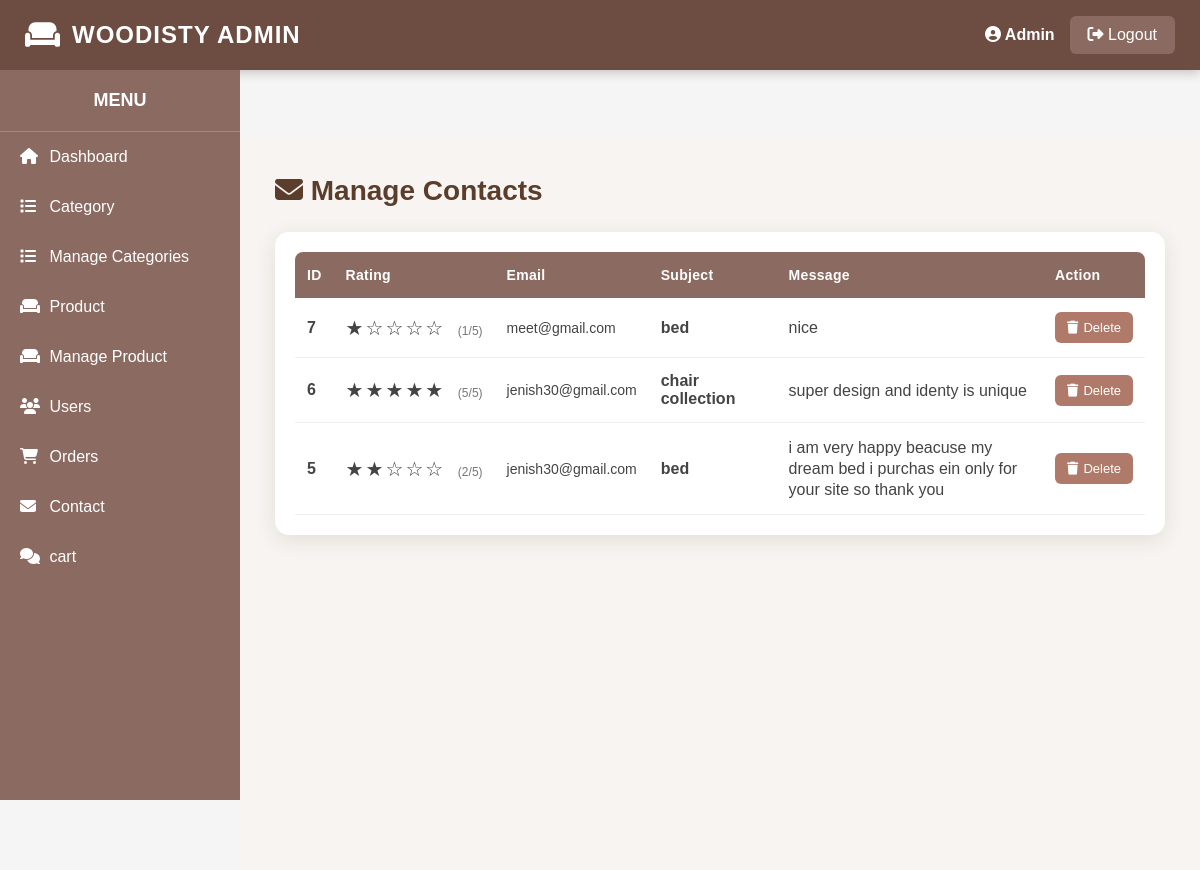
The page /admin/contact.php (signed in) on the database its author committed.
### tables this page shows
CREATE TABLE `contact` (
  `id` int(11) NOT NULL,
  `subject` varchar(50) NOT NULL,
  `email` varchar(150) NOT NULL,
  `message` text NOT NULL,
  `rating` int(11) NOT NULL DEFAULT '0'
);

### admin/contact.php (the view, shortened to what this page needs)
<?php
include("../connection.php");
include("heder.php");
include("sidebar.php");
?>
<div class="content">
<div class="page-header">
    <h2>
        <i class="fas fa-envelope"></i>
        Manage Contacts
    </h2>
</div>
<div class="contact-table-box">
<table class="contact-table">
<tr>
    <th>ID</th>
    <th>Rating</th>
    <th>Email</th>
    <th>Subject</th>
    <th>Message</th>
    <th>Action</th>
</tr>
<?php
$result = mysqli_query(
    $con,
    "SELECT * FROM contact ORDER BY id DESC"
);
if(mysqli_num_rows($result) > 0)
{
    while($row = mysqli_fetch_assoc($result))
    {
?>
<tr>
<td class="contact-id">
    <?php echo $row['id']; ?>
</td>
<td class="rating">
    <?php
    $rating = intval($row['rating']);
    for($i = 1; $i <= 5; $i++)
    {
        if($i <= $rating)
        {
            echo "&#9733;";
        }
        else
        {
            echo "&#9734;";
        }
    }
    ?>
    <span class="rating-number">
        (<?php echo $rating; ?>/5)
    </span>
</td>
<td class="email">
    <?php echo htmlspecialchars($row['email']); ?>
</td>
<td class="subject">
    <?php echo htmlspecialchars($row['subject']); ?>
</td>
<td class="message">
    <?php echo htmlspecialchars($row['message']); ?>
</td>
<td>
    <a
        href="delet_contact.php?id=<?php echo $row['id']; ?>"
        class="delete-btn"
        onclick="return confirm('Are you sure you want to delete this contact message?');"
    >
        <i class="fas fa-trash"></i>
        Delete
    </a>
</td>
</tr>
<?php
    }
}
?>
</table>
</div>
</div>
</body>
</html>

### admin/heder.php (style rules this page uses)
* { margin:0; padding:0; box-sizing:border-box; font-family:Arial,sans-serif; }
body { background:#f5f5f5; }

### admin/sidebar.php (style rules this page uses)
.content { margin-left:240px; margin-top:70px; padding:30px; }

### admin/contact.php (style rules this page uses)
.content { margin-left:240px; margin-top:70px; padding:35px; background:#f7f4f1; min-height:calc(100vh - 70px); }
.page-header { display:flex; justify-content:space-between; align-items:center; margin-bottom:25px; }
.page-header h2 { margin:0; color:#5a3e2b; font-size:28px; }
.contact-table-box { background:white; padding:20px; border-radius:14px; box-shadow: 0 5px 20px rgba(90,62,43,.12); overflow-x:auto; }
.contact-table { width:100%; border-collapse:separate; border-spacing:0; }
.contact-table th { background:#8B6B61; color:white; padding:15px 12px; text-align:left; font-size:14px; letter-spacing:.3px; }
.contact-table th:first-child { border-top-left-radius:8px; }
.contact-table th:last-child { border-top-right-radius:8px; }
.contact-table td { padding:14px 12px; border-bottom:1px solid #eee; color:#444; vertical-align:middle; }
.contact-id { font-weight:bold; color:#6D4C41; }
.rating { white-space:nowrap; color:#d4a017; font-size:20px; letter-spacing:2px; }
.rating-number { color:#777; font-size:12px; margin-left:5px; letter-spacing:0; }
.email { color:#555; font-size:14px; }
.subject { font-weight:bold; color:#6D4C41; }
.message { max-width:350px; line-height:21px; color:#666; }
.delete-btn { display:inline-flex; align-items:center; gap:5px; padding:8px 12px; background:#B07A6A; color:white; text-decoration:none; border-radius:6px; font-size:13px; font-weight:500; }

### rows shown on the page
contact: id "7", rating "1", email "meet@gmail.com", subject "bed", message "nice"
contact: id "6", rating "5", email "jenish30@gmail.com", subject "chair collection", message "super design and identy is unique"
contact: id "5", rating "2", email "jenish30@gmail.com", subject "bed", message "i am very happy beacuse my dream bed i purchas ein only for your site so thank you"
